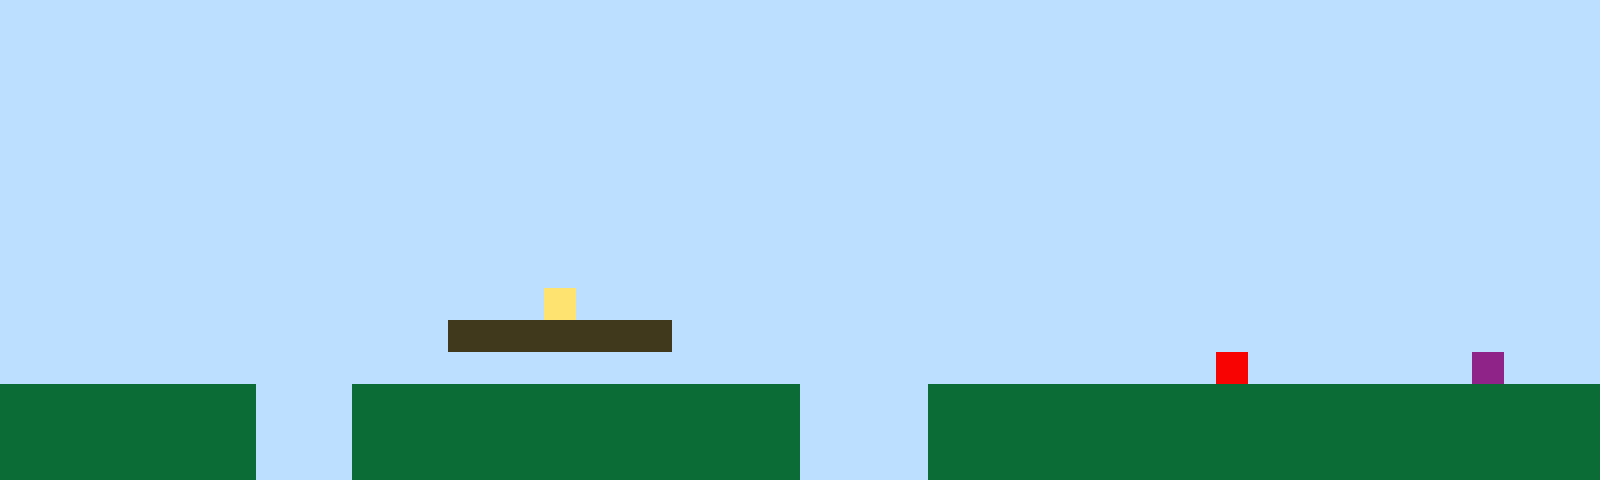

This is a level from a 2D game, rendered from its Tiled map with the project's own tilesets. A one-line summary and the complete map file follow:
An orthogonal 50x15 tile map with 32x32 px tiles, 1 tile layer (Tile Layer 1).

<map version="1.10" tiledversion="1.11.2" orientation="orthogonal" renderorder="right-up" width="50" height="15" tilewidth="32" tileheight="32" infinite="0" nextlayerid="2" nextobjectid="1"><editorsettings><export target="map1.csv" format="csv" /></editorsettings><tileset firstgid="1" name="sprites" tilewidth="32" tileheight="32" tilecount="6" columns="3"><image source="sprites.png" width="96" height="64" /></tileset><layer id="1" name="Tile Layer 1" width="50" height="15"><data encoding="csv">1,1,1,1,1,1,1,1,1,1,1,1,1,1,1,1,1,1,1,1,1,1,1,1,1,1,1,1,1,1,1,1,1,1,1,1,1,1,1,1,1,1,1,1,1,1,1,1,1,1,1,1,1,1,1,1,1,1,1,1,1,1,1,1,1,1,1,1,1,1,1,1,1,1,1,1,1,1,1,1,1,1,1,1,1,1,1,1,1,1,1,1,1,1,1,1,1,1,1,1,1,1,1,1,1,1,1,1,1,1,1,1,1,1,1,1,1,1,1,1,1,1,1,1,1,1,1,1,1,1,1,1,1,1,1,1,1,1,1,1,1,1,1,1,1,1,1,1,1,1,1,1,1,1,1,1,1,1,1,1,1,1,1,1,1,1,1,1,1,1,1,1,1,1,1,1,1,1,1,1,1,1,1,1,1,1,1,1,1,1,1,1,1,1,1,1,1,1,1,1,1,1,1,1,1,1,1,1,1,1,1,1,1,1,1,1,1,1,1,1,1,1,1,1,1,1,1,1,1,1,1,1,1,1,1,1,1,1,1,1,1,1,1,1,1,1,1,1,1,1,1,1,1,1,1,1,1,1,1,1,1,1,1,1,1,1,1,1,1,1,1,1,1,1,1,1,1,1,1,1,1,1,1,1,1,1,1,1,1,1,1,1,1,1,1,1,1,1,1,1,1,1,1,1,1,1,1,1,1,1,1,1,1,1,1,1,1,1,1,1,1,1,1,1,1,1,1,1,1,1,1,1,1,1,1,1,1,1,1,1,1,1,1,1,1,1,1,1,1,1,1,1,1,1,1,1,1,1,1,1,1,1,1,1,1,1,1,1,1,1,1,1,1,1,1,1,1,1,1,1,1,1,1,1,1,1,1,1,1,1,1,1,1,1,1,1,1,1,1,1,1,1,1,1,1,1,1,1,1,1,1,1,1,1,1,1,1,1,1,1,1,1,1,1,1,1,1,1,1,1,1,1,1,1,1,1,1,1,1,1,1,1,1,1,1,1,1,1,1,1,1,1,1,1,1,1,1,1,1,1,1,1,1,1,1,1,1,4,1,1,1,1,1,1,1,1,1,1,1,1,1,1,1,1,1,1,1,1,1,1,1,1,1,1,1,1,1,1,1,1,1,1,1,1,1,1,1,1,1,1,1,1,1,1,3,3,3,3,3,3,3,1,1,1,1,1,1,1,1,1,1,1,1,1,1,1,1,1,1,1,1,1,1,1,1,1,1,1,1,1,1,1,1,1,1,1,1,1,1,1,1,1,1,1,1,1,1,1,1,1,1,1,1,1,1,1,1,1,1,1,1,1,1,1,1,1,1,1,5,1,1,1,1,1,1,1,6,1,1,1,2,2,2,2,2,2,2,2,1,1,1,2,2,2,2,2,2,2,2,2,2,2,2,2,2,1,1,1,1,2,2,2,2,2,2,2,2,2,2,2,2,2,2,2,2,2,2,2,2,2,2,2,2,2,2,2,2,2,1,1,1,2,2,2,2,2,2,2,2,2,2,2,2,2,2,1,1,1,1,2,2,2,2,2,2,2,2,2,2,2,2,2,2,2,2,2,2,2,2,2,2,2,2,2,2,2,2,2,1,1,1,2,2,2,2,2,2,2,2,2,2,2,2,2,2,1,1,1,1,2,2,2,2,2,2,2,2,2,2,2,2,2,2,2,2,2,2,2,2,2</data></layer></map>
